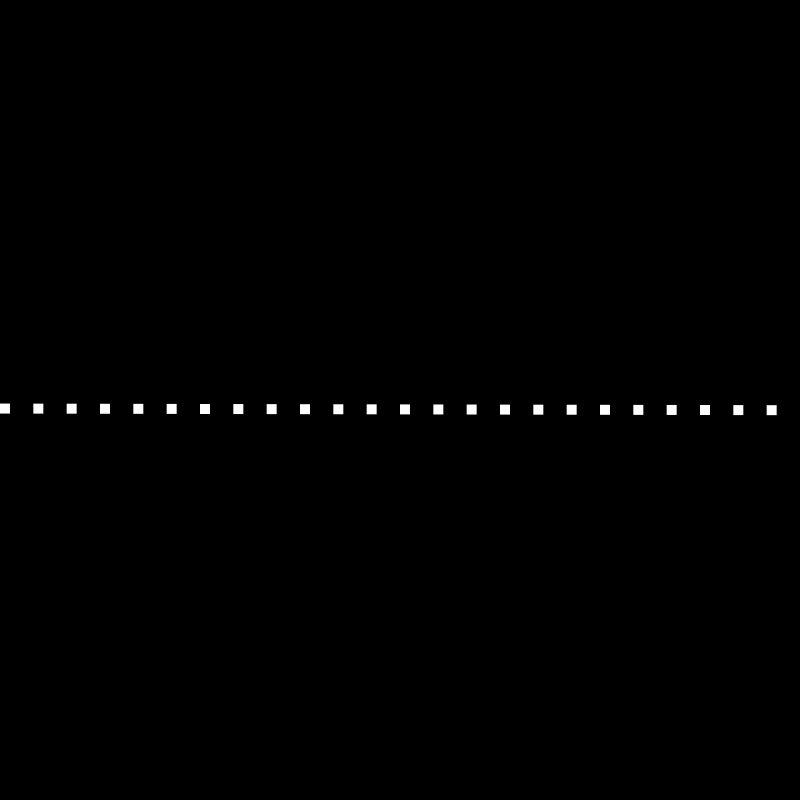
Frame 1 (no input)
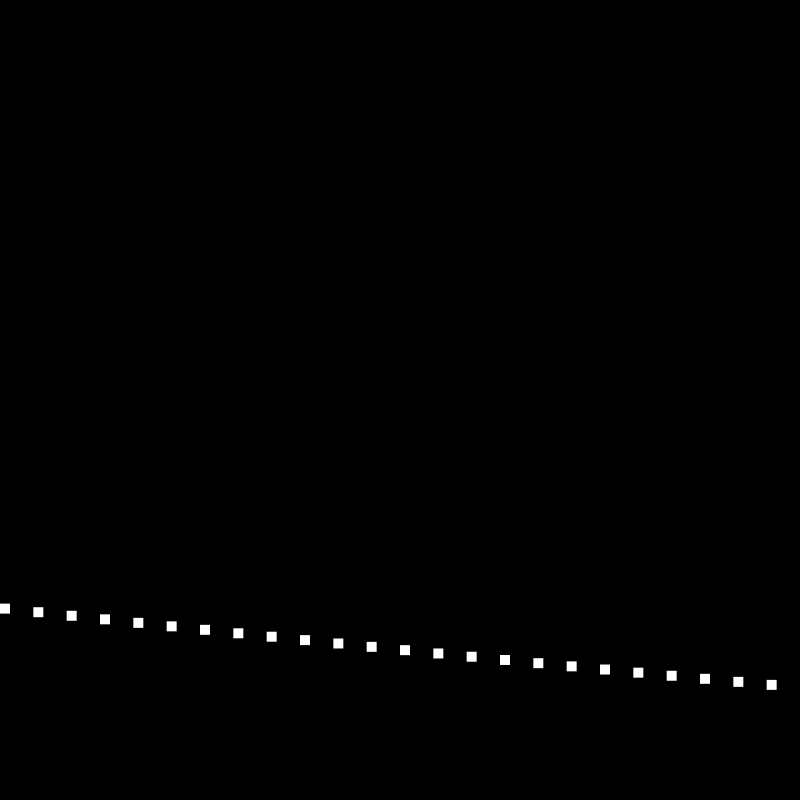
Frame 60 (no input)
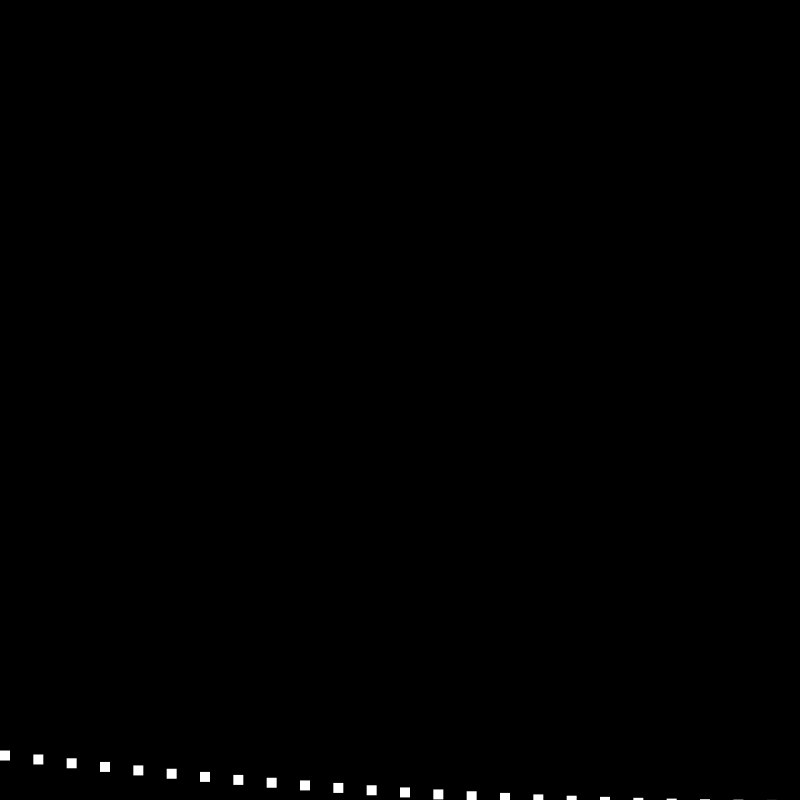
Frame 120 (the mouse pressed at the canvas centre since frame 60)

The p5.js sketch that drew these frames (run headless with seeded random() and noise() and a simulated clock; from frame 60 on, the mouse is pressed at the canvas centre):

// p5.js sketch
// ── sketch.js
// globals
let numPendulums = 24;
let startMillis;
let startTime;
let speed = 0.0001;

function setup() {
  createCanvas(800, 800);

  // save time we have finished the setup, to ensure pendulums start at t==0
  startTime = millis() * speed;
}

function draw() {

  // clear background
  background(0);

  // seconds since we started the app (minus setup time)
  let secs = millis() * speed - startTime;

  for (let i = 0; i < numPendulums; i++) {
    // first pendulum oscillates 51 times per minute
    // each successive has one more oscillation per minute
    let freq = (51.0 + i) / 60.0;
    let pos = sin(freq * secs * 2 * PI);
    pos = map(pos, -1.0, 1.0, 0, height);
    // draw pendulum
    fill(255);
    noStroke();
    // center rect
    rect(width / numPendulums * i, pos, 10, 10);

    // uncomment here for another visual variation!!! //
    /*
    stroke(255);
    noFill();
    line(width / 2, 0, round(width / numPendulums) * i, pos);
    line(width / 2, height, round(width / numPendulums) * i, pos);
    */
  }
}
